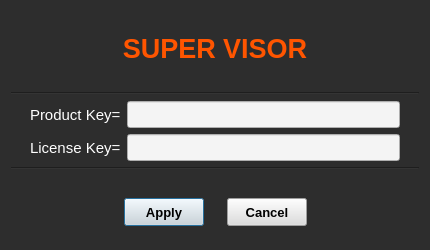
<?xml version="1.0" encoding="UTF-8"?>
<ui version="4.0">
 <class>RegisterDlg</class>
 <widget class="QDialog" name="RegisterDlg">
  <property name="geometry">
   <rect>
    <x>0</x>
    <y>0</y>
    <width>430</width>
    <height>250</height>
   </rect>
  </property>
  <property name="minimumSize">
   <size>
    <width>430</width>
    <height>250</height>
   </size>
  </property>
  <property name="maximumSize">
   <size>
    <width>430</width>
    <height>250</height>
   </size>
  </property>
  <property name="font">
   <font>
    <family>Arial</family>
    <pointsize>10</pointsize>
   </font>
  </property>
  <property name="windowTitle">
   <string>Register Product</string>
  </property>
  <property name="styleSheet">
   <string notr="true">background-color: rgb(45, 45, 45);</string>
  </property>
  <layout class="QVBoxLayout" name="verticalLayout_2">
   <property name="bottomMargin">
    <number>24</number>
   </property>
   <item>
    <spacer name="verticalSpacer_3">
     <property name="orientation">
      <enum>Qt::Vertical</enum>
     </property>
     <property name="sizeHint" stdset="0">
      <size>
       <width>20</width>
       <height>40</height>
      </size>
     </property>
    </spacer>
   </item>
   <item>
    <widget class="QLabel" name="label">
     <property name="font">
      <font>
       <pointsize>20</pointsize>
       <weight>75</weight>
       <bold>true</bold>
      </font>
     </property>
     <property name="styleSheet">
      <string notr="true">color: rgb(255, 85, 0);</string>
     </property>
     <property name="text">
      <string>SUPER VISOR</string>
     </property>
     <property name="alignment">
      <set>Qt::AlignCenter</set>
     </property>
    </widget>
   </item>
   <item>
    <spacer name="verticalSpacer_2">
     <property name="orientation">
      <enum>Qt::Vertical</enum>
     </property>
     <property name="sizeHint" stdset="0">
      <size>
       <width>20</width>
       <height>40</height>
      </size>
     </property>
    </spacer>
   </item>
   <item>
    <widget class="Line" name="line">
     <property name="orientation">
      <enum>Qt::Horizontal</enum>
     </property>
    </widget>
   </item>
   <item>
    <layout class="QHBoxLayout" name="horizontalLayout_4" stretch="1,20,1">
     <item>
      <spacer name="horizontalSpacer_4">
       <property name="orientation">
        <enum>Qt::Horizontal</enum>
       </property>
       <property name="sizeHint" stdset="0">
        <size>
         <width>40</width>
         <height>20</height>
        </size>
       </property>
      </spacer>
     </item>
     <item>
      <layout class="QVBoxLayout" name="verticalLayout">
       <item>
        <layout class="QHBoxLayout" name="horizontalLayout">
         <item>
          <widget class="QLabel" name="label_2">
           <property name="font">
            <font>
             <pointsize>11</pointsize>
             <weight>50</weight>
             <bold>false</bold>
            </font>
           </property>
           <property name="styleSheet">
            <string notr="true">color: rgb(255, 255, 255);</string>
           </property>
           <property name="text">
            <string>Product Key=</string>
           </property>
          </widget>
         </item>
         <item>
          <widget class="QLineEdit" name="edt_P">
           <property name="font">
            <font>
             <pointsize>12</pointsize>
             <weight>75</weight>
             <bold>true</bold>
            </font>
           </property>
           <property name="styleSheet">
            <string notr="true">background-color: rgb(244, 244, 244);</string>
           </property>
           <property name="readOnly">
            <bool>true</bool>
           </property>
          </widget>
         </item>
        </layout>
       </item>
       <item>
        <layout class="QHBoxLayout" name="horizontalLayout_2">
         <item>
          <widget class="QLabel" name="label_3">
           <property name="font">
            <font>
             <pointsize>11</pointsize>
             <weight>50</weight>
             <bold>false</bold>
            </font>
           </property>
           <property name="styleSheet">
            <string notr="true">color: rgb(255, 255, 255);</string>
           </property>
           <property name="text">
            <string>License Key=</string>
           </property>
          </widget>
         </item>
         <item>
          <widget class="QLineEdit" name="edt_L">
           <property name="font">
            <font>
             <pointsize>12</pointsize>
             <weight>75</weight>
             <bold>true</bold>
            </font>
           </property>
           <property name="styleSheet">
            <string notr="true">background-color: rgb(244, 244, 244);
</string>
           </property>
           <property name="inputMask">
            <string/>
           </property>
           <property name="text">
            <string/>
           </property>
           <property name="maxLength">
            <number>24</number>
           </property>
          </widget>
         </item>
        </layout>
       </item>
      </layout>
     </item>
     <item>
      <spacer name="horizontalSpacer_5">
       <property name="orientation">
        <enum>Qt::Horizontal</enum>
       </property>
       <property name="sizeHint" stdset="0">
        <size>
         <width>40</width>
         <height>20</height>
        </size>
       </property>
      </spacer>
     </item>
    </layout>
   </item>
   <item>
    <widget class="Line" name="line_2">
     <property name="orientation">
      <enum>Qt::Horizontal</enum>
     </property>
    </widget>
   </item>
   <item>
    <spacer name="verticalSpacer">
     <property name="orientation">
      <enum>Qt::Vertical</enum>
     </property>
     <property name="sizeHint" stdset="0">
      <size>
       <width>20</width>
       <height>40</height>
      </size>
     </property>
    </spacer>
   </item>
   <item>
    <layout class="QHBoxLayout" name="horizontalLayout_3">
     <property name="spacing">
      <number>23</number>
     </property>
     <item>
      <spacer name="horizontalSpacer">
       <property name="orientation">
        <enum>Qt::Horizontal</enum>
       </property>
       <property name="sizeHint" stdset="0">
        <size>
         <width>40</width>
         <height>20</height>
        </size>
       </property>
      </spacer>
     </item>
     <item>
      <widget class="QPushButton" name="btn_Apply">
       <property name="minimumSize">
        <size>
         <width>0</width>
         <height>28</height>
        </size>
       </property>
       <property name="font">
        <font>
         <family>Arial</family>
         <pointsize>10</pointsize>
         <weight>75</weight>
         <bold>true</bold>
        </font>
       </property>
       <property name="styleSheet">
        <string notr="true">background-color: rgb(221, 221, 221);</string>
       </property>
       <property name="text">
        <string>Apply</string>
       </property>
       <property name="default">
        <bool>true</bool>
       </property>
      </widget>
     </item>
     <item>
      <widget class="QPushButton" name="btn_Cancel">
       <property name="minimumSize">
        <size>
         <width>0</width>
         <height>28</height>
        </size>
       </property>
       <property name="font">
        <font>
         <family>Arial</family>
         <pointsize>10</pointsize>
         <weight>75</weight>
         <bold>true</bold>
        </font>
       </property>
       <property name="styleSheet">
        <string notr="true">background-color: rgb(221, 221, 221);</string>
       </property>
       <property name="text">
        <string>Cancel</string>
       </property>
      </widget>
     </item>
     <item>
      <spacer name="horizontalSpacer_2">
       <property name="orientation">
        <enum>Qt::Horizontal</enum>
       </property>
       <property name="sizeHint" stdset="0">
        <size>
         <width>40</width>
         <height>20</height>
        </size>
       </property>
      </spacer>
     </item>
    </layout>
   </item>
  </layout>
 </widget>
 <layoutdefault spacing="6" margin="11"/>
 <resources/>
 <connections>
  <connection>
   <sender>btn_Cancel</sender>
   <signal>clicked()</signal>
   <receiver>RegisterDlg</receiver>
   <slot>reject()</slot>
   <hints>
    <hint type="sourcelabel">
     <x>344</x>
     <y>146</y>
    </hint>
    <hint type="destinationlabel">
     <x>195</x>
     <y>89</y>
    </hint>
   </hints>
  </connection>
 </connections>
</ui>
